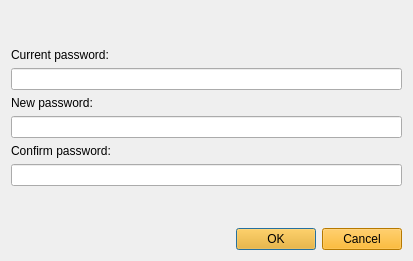
<?xml version="1.0" encoding="UTF-8"?>
<ui version="4.0">
 <class>ChangePasswordDialog</class>
 <widget class="QDialog" name="ChangePasswordDialog">
  <property name="geometry">
   <rect>
    <x>0</x>
    <y>0</y>
    <width>413</width>
    <height>261</height>
   </rect>
  </property>
  <layout class="QVBoxLayout" name="verticalLayout">
   <item>
    <spacer name="verticalSpacer">
     <property name="orientation">
      <enum>Qt::Vertical</enum>
     </property>
     <property name="sizeHint" stdset="0">
      <size>
       <width>20</width>
       <height>0</height>
      </size>
     </property>
    </spacer>
   </item>
   <item>
    <widget class="QLabel" name="currPasswordLabel">
     <property name="text">
      <string>Current password:</string>
     </property>
    </widget>
   </item>
   <item>
    <widget class="QLineEdit" name="currPasswordEdit">
     <property name="echoMode">
      <enum>QLineEdit::Password</enum>
     </property>
    </widget>
   </item>
   <item>
    <widget class="QLabel" name="label">
     <property name="text">
      <string>New password:</string>
     </property>
    </widget>
   </item>
   <item>
    <widget class="QLineEdit" name="newPasswordEdit">
     <property name="echoMode">
      <enum>QLineEdit::Password</enum>
     </property>
    </widget>
   </item>
   <item>
    <widget class="QLabel" name="label_2">
     <property name="text">
      <string>Confirm password:</string>
     </property>
    </widget>
   </item>
   <item>
    <widget class="QLineEdit" name="confirmPasswordEdit">
     <property name="echoMode">
      <enum>QLineEdit::Password</enum>
     </property>
    </widget>
   </item>
   <item>
    <spacer name="verticalSpacer_2">
     <property name="orientation">
      <enum>Qt::Vertical</enum>
     </property>
     <property name="sizeHint" stdset="0">
      <size>
       <width>20</width>
       <height>0</height>
      </size>
     </property>
    </spacer>
   </item>
   <item>
    <widget class="QDialogButtonBox" name="buttonBox">
     <property name="styleSheet">
      <string notr="true">background-color: rgb(255, 170, 0);</string>
     </property>
     <property name="orientation">
      <enum>Qt::Horizontal</enum>
     </property>
     <property name="standardButtons">
      <set>QDialogButtonBox::Cancel|QDialogButtonBox::Ok</set>
     </property>
    </widget>
   </item>
  </layout>
 </widget>
 <resources/>
 <connections>
  <connection>
   <sender>buttonBox</sender>
   <signal>accepted()</signal>
   <receiver>ChangePasswordDialog</receiver>
   <slot>accept()</slot>
   <hints>
    <hint type="sourcelabel">
     <x>248</x>
     <y>254</y>
    </hint>
    <hint type="destinationlabel">
     <x>157</x>
     <y>274</y>
    </hint>
   </hints>
  </connection>
  <connection>
   <sender>buttonBox</sender>
   <signal>rejected()</signal>
   <receiver>ChangePasswordDialog</receiver>
   <slot>reject()</slot>
   <hints>
    <hint type="sourcelabel">
     <x>316</x>
     <y>260</y>
    </hint>
    <hint type="destinationlabel">
     <x>286</x>
     <y>274</y>
    </hint>
   </hints>
  </connection>
  <connection>
   <sender>newPasswordEdit</sender>
   <signal>textChanged(QString)</signal>
   <receiver>ChangePasswordDialog</receiver>
   <slot>passwordChanged(QString)</slot>
   <hints>
    <hint type="sourcelabel">
     <x>206</x>
     <y>107</y>
    </hint>
    <hint type="destinationlabel">
     <x>206</x>
     <y>111</y>
    </hint>
   </hints>
  </connection>
  <connection>
   <sender>confirmPasswordEdit</sender>
   <signal>textChanged(QString)</signal>
   <receiver>ChangePasswordDialog</receiver>
   <slot>confirmationChanged(QString)</slot>
   <hints>
    <hint type="sourcelabel">
     <x>206</x>
     <y>163</y>
    </hint>
    <hint type="destinationlabel">
     <x>206</x>
     <y>111</y>
    </hint>
   </hints>
  </connection>
 </connections>
 <slots>
  <slot>passwordChanged(QString)</slot>
  <slot>confirmationChanged(QString)</slot>
 </slots>
</ui>
